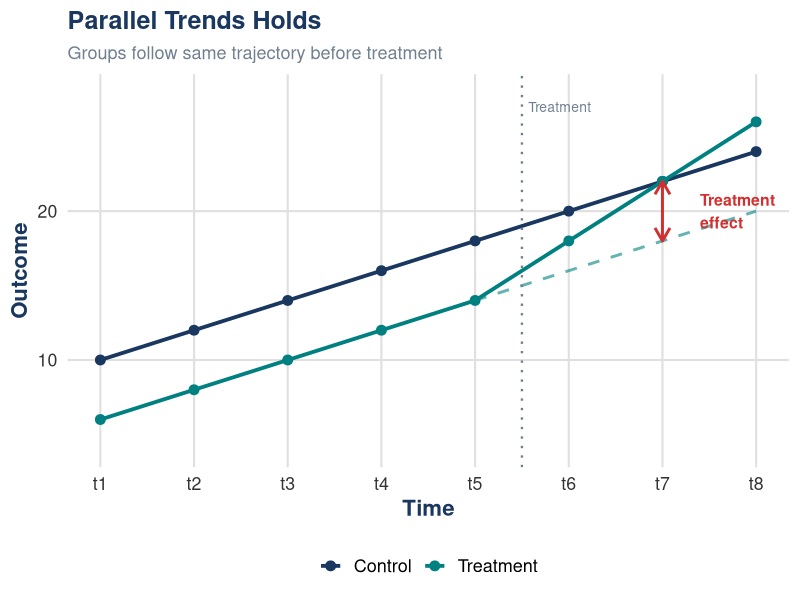
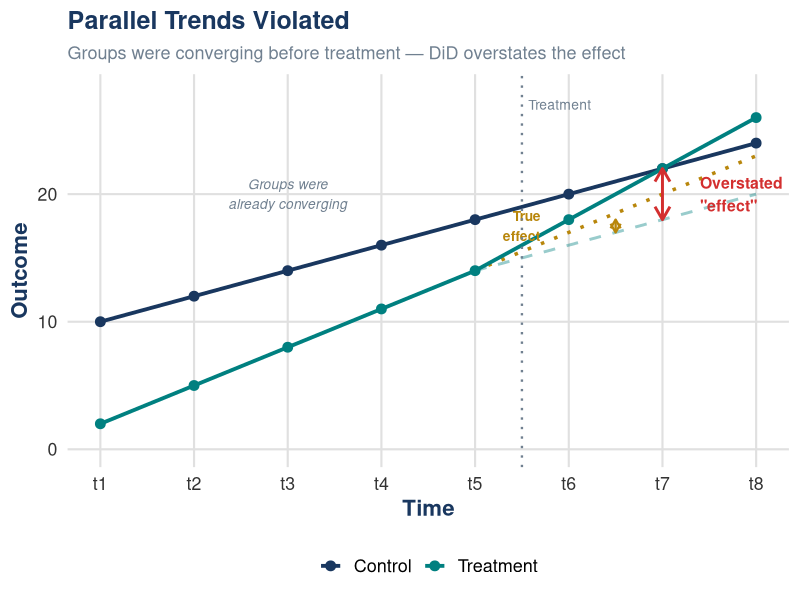

Write the R code that produced these figures, in order.
# Generate Parallel Trends figures for ch10b slides
# Run from: slides/ch10b/

library(ggplot2)

# Color palette matching Econometria theme
eco_navy <- "#19375F"
eco_teal <- "#008080"
eco_gold <- "#B8860B"
eco_alert <- "#D32F2F"

theme_econometria <- theme_minimal(base_size = 16) +
  theme(
    plot.title = element_text(color = eco_navy, face = "bold", size = 18),
    plot.subtitle = element_text(color = "#708090", size = 13),
    axis.title = element_text(color = eco_navy, face = "bold"),
    axis.text = element_text(color = "#333333"),
    legend.position = "bottom",
    legend.title = element_blank(),
    legend.text = element_text(size = 13),
    panel.grid.minor = element_blank(),
    panel.grid.major = element_line(color = "#E0E0E0"),
    plot.background = element_rect(fill = "white", color = NA),
    panel.background = element_rect(fill = "white", color = NA)
  )

# ── Figure 1: Parallel trends HOLDS ──────────────────────────

# Pre-treatment: both groups follow parallel paths
# Post-treatment: treatment group diverges
pre_t <- 1:5
post_t <- 6:8

df_holds <- data.frame(
  time = rep(1:8, 3),
  outcome = c(
    # Control group: steady upward trend
    10, 12, 14, 16, 18, 20, 22, 24,
    # Treatment group: parallel before, diverges after
    6, 8, 10, 12, 14, 18, 22, 26,
    # Counterfactual: what treatment would have been
    6, 8, 10, 12, 14, 16, 18, 20
  ),
  group = rep(c("Control", "Treatment", "Counterfactual"), each = 8)
)

# Treatment effect annotation
te_y_actual <- c(18, 22, 26)
te_y_cf <- c(16, 18, 20)

p1 <- ggplot() +
  # Counterfactual (dashed) - only post-treatment
  geom_line(data = subset(df_holds, group == "Counterfactual" & time >= 5),
            aes(x = time, y = outcome), linetype = "dashed",
            color = eco_teal, linewidth = 1, alpha = 0.6) +
  # Control group
  geom_line(data = subset(df_holds, group == "Control"),
            aes(x = time, y = outcome, color = "Control"), linewidth = 1.3) +
  geom_point(data = subset(df_holds, group == "Control"),
             aes(x = time, y = outcome, color = "Control"), size = 3) +
  # Treatment group
  geom_line(data = subset(df_holds, group == "Treatment"),
            aes(x = time, y = outcome, color = "Treatment"), linewidth = 1.3) +
  geom_point(data = subset(df_holds, group == "Treatment"),
             aes(x = time, y = outcome, color = "Treatment"), size = 3) +
  # Treatment effect arrows
  annotate("segment", x = 7, xend = 7, y = te_y_cf[2], yend = te_y_actual[2],
           arrow = arrow(length = unit(0.15, "inches"), ends = "both"),
           color = eco_alert, linewidth = 1) +
  annotate("text", x = 7.4, y = mean(c(te_y_cf[2], te_y_actual[2])),
           label = "Treatment\neffect", color = eco_alert, fontface = "bold",
           size = 4, hjust = 0) +
  # Treatment timing line
  geom_vline(xintercept = 5.5, linetype = "dotted", color = "#708090", linewidth = 0.8) +
  annotate("text", x = 5.5, y = 27, label = "Treatment", color = "#708090",
           size = 3.5, hjust = -0.1) +
  # Styling
  scale_color_manual(values = c("Control" = eco_navy, "Treatment" = eco_teal)) +
  scale_x_continuous(breaks = 1:8, labels = paste0("t", 1:8)) +
  labs(title = "Parallel Trends Holds",
       subtitle = "Groups follow same trajectory before treatment",
       x = "Time", y = "Outcome") +
  theme_econometria +
  coord_cartesian(ylim = c(4, 28))

ggsave("ch10b_figures/ch10b_parallel_holds.png", p1,
       width = 7, height = 5, dpi = 200, bg = "white")


# ── Figure 2: Parallel trends VIOLATED ───────────────────────

df_violated <- data.frame(
  time = rep(1:8, 3),
  outcome = c(
    # Control group: steady upward trend
    10, 12, 14, 16, 18, 20, 22, 24,
    # Treatment group: converging before, appears to diverge after
    2, 5, 8, 11, 14, 18, 22, 26,
    # False counterfactual (what researcher assumes - parallel)
    2, 5, 8, 11, 14, 16, 18, 20
  ),
  group = rep(c("Control", "Treatment", "False counterfactual"), each = 8)
)

# True counterfactual (continuing convergence trend)
df_true_cf <- data.frame(
  time = 5:8,
  outcome = c(14, 17, 20, 23)  # convergence continues
)

p2 <- ggplot() +
  # False counterfactual (dashed, what parallel trends would predict)
  geom_line(data = subset(df_violated, group == "False counterfactual" & time >= 5),
            aes(x = time, y = outcome), linetype = "dashed",
            color = eco_teal, linewidth = 1, alpha = 0.4) +
  # True counterfactual (dotted)
  geom_line(data = df_true_cf, aes(x = time, y = outcome),
            linetype = "dotted", color = eco_gold, linewidth = 1.2) +
  # Control group
  geom_line(data = subset(df_violated, group == "Control"),
            aes(x = time, y = outcome, color = "Control"), linewidth = 1.3) +
  geom_point(data = subset(df_violated, group == "Control"),
             aes(x = time, y = outcome, color = "Control"), size = 3) +
  # Treatment group
  geom_line(data = subset(df_violated, group == "Treatment"),
            aes(x = time, y = outcome, color = "Treatment"), linewidth = 1.3) +
  geom_point(data = subset(df_violated, group == "Treatment"),
             aes(x = time, y = outcome, color = "Treatment"), size = 3) +
  # Overstated effect bracket
  annotate("segment", x = 7, xend = 7, y = 18, yend = 22,
           arrow = arrow(length = unit(0.15, "inches"), ends = "both"),
           color = eco_alert, linewidth = 1) +
  annotate("text", x = 7.4, y = 20,
           label = "Overstated\n\"effect\"", color = eco_alert, fontface = "bold",
           size = 4, hjust = 0) +
  # True (smaller) effect
  annotate("segment", x = 6.5, xend = 6.5, y = 17, yend = 18,
           arrow = arrow(length = unit(0.1, "inches"), ends = "both"),
           color = eco_gold, linewidth = 0.8) +
  annotate("text", x = 5.7, y = 17.5,
           label = "True\neffect", color = eco_gold, fontface = "bold",
           size = 3.5, hjust = 1) +
  # Treatment timing line
  geom_vline(xintercept = 5.5, linetype = "dotted", color = "#708090", linewidth = 0.8) +
  annotate("text", x = 5.5, y = 27, label = "Treatment", color = "#708090",
           size = 3.5, hjust = -0.1) +
  # Convergence annotation
  annotate("text", x = 3, y = 20, label = "Groups were\nalready converging",
           color = "#708090", fontface = "italic", size = 3.5) +
  # Styling
  scale_color_manual(values = c("Control" = eco_navy, "Treatment" = eco_teal)) +
  scale_x_continuous(breaks = 1:8, labels = paste0("t", 1:8)) +
  labs(title = "Parallel Trends Violated",
       subtitle = "Groups were converging before treatment — DiD overstates the effect",
       x = "Time", y = "Outcome") +
  theme_econometria +
  coord_cartesian(ylim = c(0, 28))

ggsave("ch10b_figures/ch10b_parallel_violated.png", p2,
       width = 7, height = 5, dpi = 200, bg = "white")

cat("Figures saved to ch10b_figures/\n")
